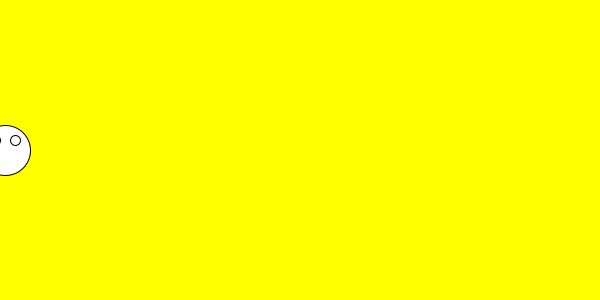
Frame 1 (no input)
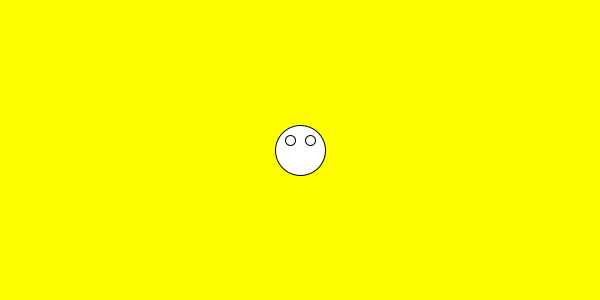
Frame 60 (the mouse pressed at the canvas centre just before this capture)
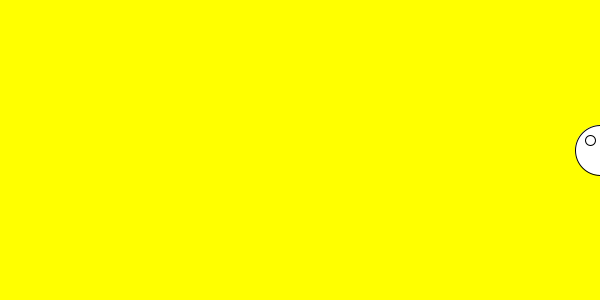
Frame 120 (the mouse held since frame 60 and released just before this capture)

The Processing sketch that drew these frames (run headless with seeded random() and noise(); from frame 60 on, the mouse is pressed at the canvas centre):

// Processing sketch: L4arraySS1
// ── L4arraySS1.pde
float x,y;
void setup(){
  size(600,300);
  x = 0;
  y = 150;
}
void draw(){
  background(255,255,0);
  x += 5;
  if(x>width) x = 0;
  smile(x,y);
}
void smile(float a, float b){
  circle(a,b,50);
  circle(a-10,b-10,10);
  circle(a+10,b-10,10);
}
